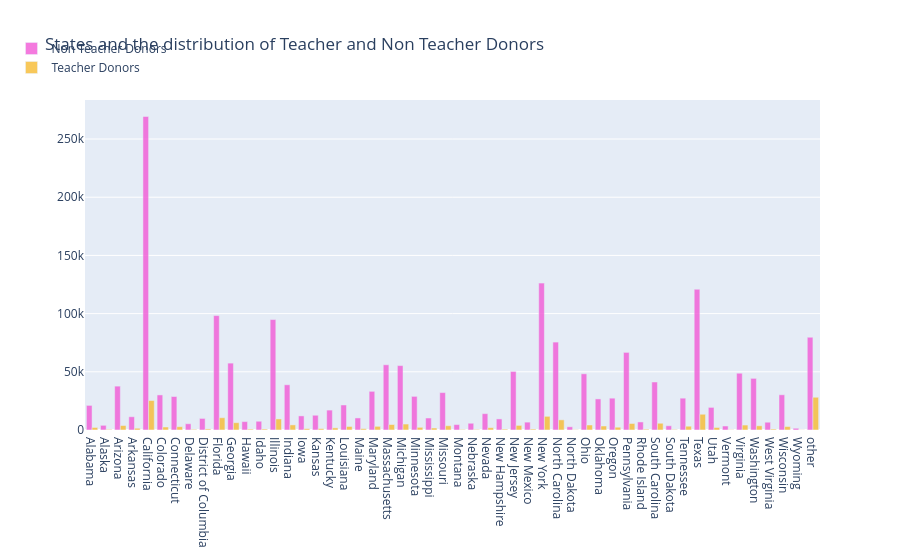

Notebook code for this chart:
### Markdown cell above
>  Though maximum number of donors are from California State which located in the west coast, east cost region of US has high density of donors as compared to the west . A significant number of donors are located in Hawaii and Alaska as well. 

## <a id="2.6">2.6 Number of Teachers and NonTeacher Donors from each state </a>

### Code cell
# which city and state has maximum teacher donors 
tempdf = donors_df.groupby(['Donor State', 'Donor Is Teacher']).agg({'Donor Is Teacher' : 'count' }).rename(columns={'Donor Is Teacher' : 'Teacher Donor Counts'}).reset_index()

no_df = tempdf[tempdf['Donor Is Teacher']=='No']
no_x = no_df['Donor State']
no_y = no_df['Teacher Donor Counts']
yes_df = tempdf[tempdf['Donor Is Teacher']=='Yes']
yes_x = yes_df['Donor State']
yes_y = yes_df['Teacher Donor Counts']

trace1 = go.Bar(
    x=no_x,
    y=no_y,
    name='Non Teacher Donors',
    marker=dict(color='#f259d6'),
    opacity=0.8
)
trace2 = go.Bar(
    x=yes_x,
    y=yes_y,
    name='Teacher Donors',
    marker=dict(color='#f7bb31'),
    opacity=0.8
)

data = [trace1, trace2]
layout = go.Layout(
    barmode='group',
    legend=dict(dict(x=-.1, y=1.2)),
    margin=dict(b=120),
    title = 'States and the distribution of Teacher and Non Teacher Donors',
)

fig = go.Figure(data=data, layout=layout)
iplot(fig, filename='grouped-bar')

### Figure 1 — Plotly figure (JSON) as saved in the notebook; plotly's stock layout.template omitted (floating-point values rounded to 4 significant figures)
{"data": [{"marker": {"color": "#f259d6"}, "name": "Non Teacher Donors", "opacity": 0.8, "type": "bar", "x": ["Alabama", "Alaska", "Arizona", "Arkansas", "California", "Colorado", "Connecticut", "Delaware", "District of Columbia", "Florida", "Georgia", "Hawaii", "Idaho", "Illinois", "Indiana", "Iowa", "Kansas", "Kentucky", "Louisiana", "Maine", "Maryland", "Massachusetts", "Michigan", "Minnesota", "Mississippi", "Missouri", "Montana", "Nebraska", "Nevada", "New Hampshire", "New Jersey", "New Mexico", "New York", "North Carolina", "North Dakota", "Ohio", "Oklahoma", "Oregon", "Pennsylvania", "Rhode Island", "South Carolina", "South Dakota", "Tennessee", "Texas", "Utah", "Vermont", "Virginia", "Washington", "West Virginia", "Wisconsin", "Wyoming", "other"], "y": [21124, 4006, 37690, 11383, 269366, 30132, 28773, 5379, 9940, 98281, 57461, 7201, 7509, 94882, 38847, 12121, 12680, 17105, 21486, 10349, 33230, 56017, 55318, 28893, 10294, 32150, 4641, 5804, 14037, 9514, 50303, 6758, 126213, 75546, 2752, 48271, 26707, 27347, 66685, 6912, 41245, 3633, 27350, 120909, 19431, 3423, 48775, 44358, 6681, 30253, 1505, 79685]}, {"marker": {"color": "#f7bb31"}, "name": "Teacher Donors", "opacity": 0.8, "type": "bar", "x": ["Alabama", "Alaska", "Arizona", "Arkansas", "California", "Colorado", "Connecticut", "Delaware", "District of Columbia", "Florida", "Georgia", "Hawaii", "Idaho", "Illinois", "Indiana", "Iowa", "Kansas", "Kentucky", "Louisiana", "Maine", "Maryland", "Massachusetts", "Michigan", "Minnesota", "Mississippi", "Missouri", "Montana", "Nebraska", "Nevada", "New Hampshire", "New Jersey", "New Mexico", "New York", "North Carolina", "North Dakota", "Ohio", "Oklahoma", "Oregon", "Pennsylvania", "Rhode Island", "South Carolina", "South Dakota", "Tennessee", "Texas", "Utah", "Vermont", "Virginia", "Washington", "West Virginia", "Wisconsin", "Wyoming", "other"], "y": [2188, 513, 3839, 1484, 25329, 2572, 2831, 527, 922, 10547, 6270, 766, 821, 9499, 4390, 1117, 1157, 1824, 3033, 1137, 3145, 4713, 5117, 2290, 1703, 3670, 447, 468, 1977, 745, 3963, 818, 11744, 8704, 260, 4300, 3426, 2396, 5595, 698, 5798, 451, 3254, 13540, 2158, 254, 4247, 3605, 816, 2964, 129, 28124]}], "layout": {"barmode": "group", "legend": {"x": -0.1, "y": 1.2}, "margin": {"b": 120}, "title": {"text": "States and the distribution of Teacher and Non Teacher Donors"}}}
